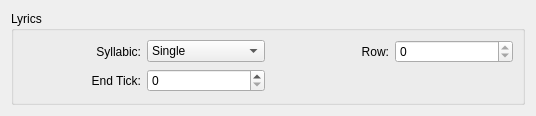
<ui version="4.0" >
 <class>LyricsBase</class>
 <widget class="QWidget" name="LyricsBase" >
  <property name="geometry" >
   <rect>
    <x>0</x>
    <y>0</y>
    <width>536</width>
    <height>116</height>
   </rect>
  </property>
  <property name="windowTitle" >
   <string>Form</string>
  </property>
  <layout class="QVBoxLayout" >
   <item>
    <widget class="QGroupBox" name="groupBox" >
     <property name="title" >
      <string>Lyrics</string>
     </property>
     <property name="flat" >
      <bool>true</bool>
     </property>
     <layout class="QGridLayout" >
      <item row="0" column="0" >
       <widget class="QLabel" name="label" >
        <property name="text" >
         <string>Syllabic:</string>
        </property>
        <property name="alignment" >
         <set>Qt::AlignRight|Qt::AlignTrailing|Qt::AlignVCenter</set>
        </property>
       </widget>
      </item>
      <item row="0" column="1" >
       <widget class="QComboBox" name="syllabic" >
        <property name="currentIndex" >
         <number>0</number>
        </property>
        <item>
         <property name="text" >
          <string>Single</string>
         </property>
        </item>
        <item>
         <property name="text" >
          <string>Begin</string>
         </property>
        </item>
        <item>
         <property name="text" >
          <string>End</string>
         </property>
        </item>
        <item>
         <property name="text" >
          <string>Middle</string>
         </property>
        </item>
       </widget>
      </item>
      <item row="0" column="2" >
       <widget class="QLabel" name="label_2" >
        <property name="text" >
         <string>Row:</string>
        </property>
        <property name="alignment" >
         <set>Qt::AlignRight|Qt::AlignTrailing|Qt::AlignVCenter</set>
        </property>
       </widget>
      </item>
      <item row="0" column="3" >
       <widget class="QSpinBox" name="row" >
        <property name="readOnly" >
         <bool>true</bool>
        </property>
       </widget>
      </item>
      <item row="1" column="0" >
       <widget class="QLabel" name="label_3" >
        <property name="text" >
         <string>End Tick:</string>
        </property>
        <property name="alignment" >
         <set>Qt::AlignRight|Qt::AlignTrailing|Qt::AlignVCenter</set>
        </property>
       </widget>
      </item>
      <item row="1" column="1" >
       <widget class="QSpinBox" name="endTick" >
        <property name="maximum" >
         <number>99999</number>
        </property>
       </widget>
      </item>
     </layout>
    </widget>
   </item>
  </layout>
 </widget>
 <resources/>
 <connections/>
</ui>
